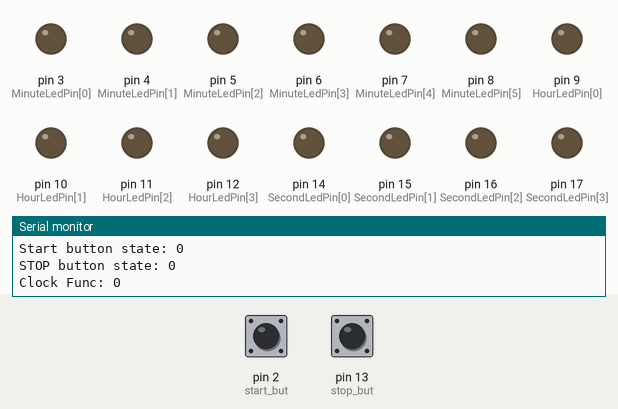
Simulated run of this sketch. Board: Arduino Uno, built with avr-gcc and run on an emulated ATmega328P. Shown: output pins drawn as LEDs (lit = HIGH), the last lines printed to the serial monitor. Dashed ring = blinking. The inputs (shaded band) are chosen by the test bench; at power-on: pin 2 (start_but) LOW, pin 13 (stop_but) LOW.

Above: at 2.8 s.
2.9 s: pin 2 (start_but) pulled HIGH for 1.2 s
At 3.4 s:
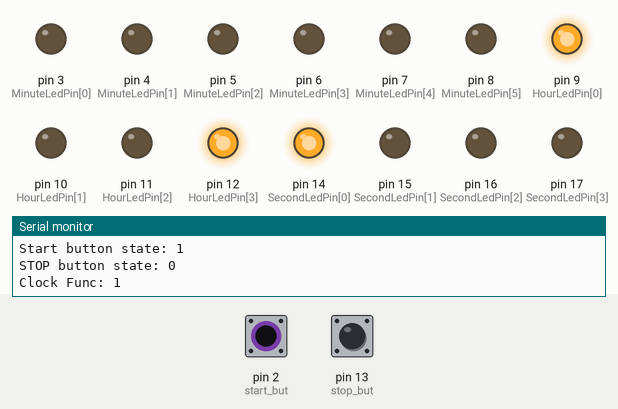
8.2 s: pin 13 (stop_but) pulled HIGH for 1.2 s
At 9.3 s:
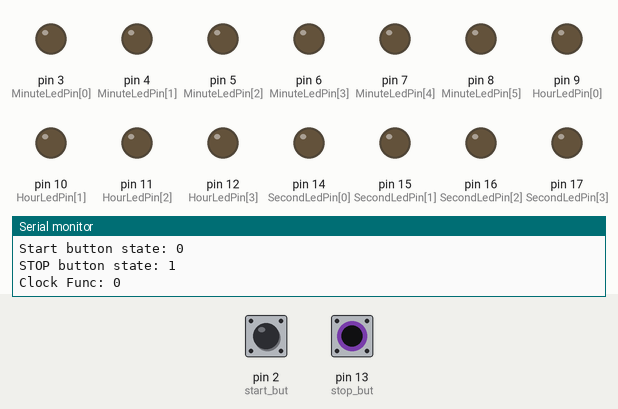
10.9 s: pin 2 (start_but) pulled HIGH for 1.2 s
At 13.7 s:
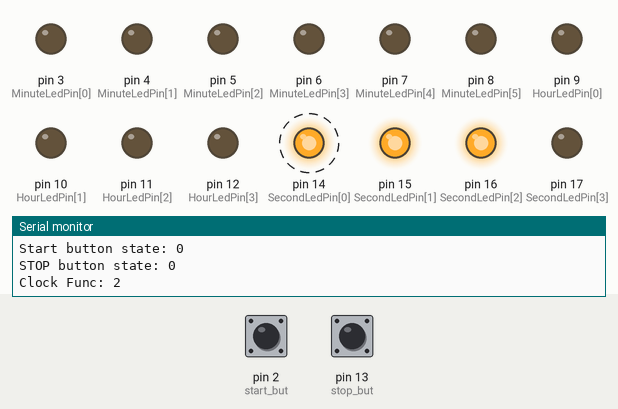
16.2 s: pin 13 (stop_but) pulled HIGH for 3.2 s
At 18.0 s:
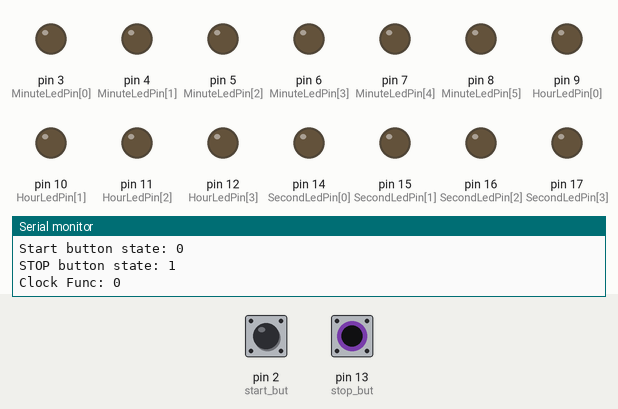
20.9 s: pin 2 (start_but) pulled HIGH for 3.2 s
At 21.8 s:
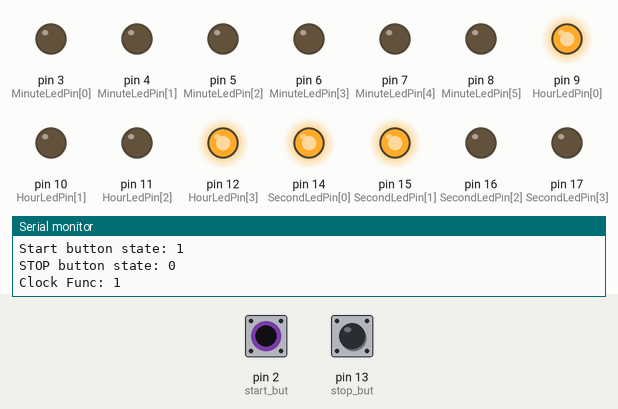
26.5 s: pin 2 (start_but) driven HIGH and pin 13 (stop_but) driven HIGH
At 28.8 s:
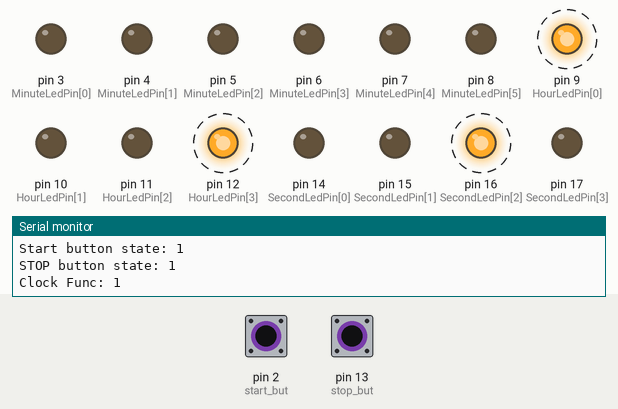
Timing chart, 0 to 35.5 s (numbered marks = the images above; inputs shaded):
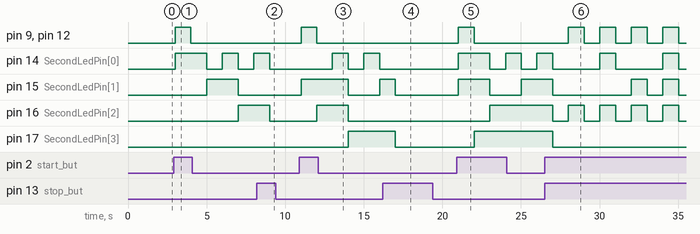

The sketch:

Binary_Clock_and_Stopwatch_Using_Arduino.ino
```cpp
int SecondLedPin[] = {14, 15, 16, 17, 18, 19};
int MinuteLedPin[] = {3, 4, 5, 6, 7, 8};

int HourLedPin[] = {9, 10, 11, 12};

const int start_but = 2;
const int stop_but = 13;

int start_state = 0;
int but_1_state;
int but_2_state;

int clock_func = 0;


int SecondCount = 0;
int MinuteCount = 0;
int HourCount = 9;

int stopwatch_sec = 0;

#define nBitsSec sizeof(SecondLedPin)/sizeof(SecondLedPin[0])
#define nBitsMin sizeof(MinuteLedPin)/sizeof(MinuteLedPin[0])
#define nBitsHr sizeof(HourLedPin)/sizeof(HourLedPin[0])

void setup(void)
{
  Serial.begin(9600);
  pinMode(start_but, INPUT);
  pinMode(stop_but, INPUT);
  for (byte i = 0; i < nBitsSec; i++) {
    pinMode(SecondLedPin[i], OUTPUT);
  }

  for (byte i = 0; i < nBitsMin; i++) {
    pinMode(MinuteLedPin[i], OUTPUT);
  }

  for (byte i = 0; i < nBitsHr; i++) {
    pinMode(HourLedPin[i], OUTPUT);
  }
}


void loop(void)
{
  but_1_state = digitalRead(start_but);
  but_2_state = digitalRead(stop_but);
  Serial.print("Start button state: ");
  Serial.print(but_1_state);
  Serial.print("\n");

  Serial.print("STOP button state: ");
  Serial.print(but_2_state);
  Serial.print("\n");

  if (start_state == 0 & but_1_state == 1){

    start_state = 1;
    clock_func = 1;
  } else if (start_state == 1 & but_2_state == 1){

    start_state = 0;
    clock_func = 0;
  } else if (start_state == 1 & but_1_state == 1){
    clock_func = 2;
  }

  Serial.print("Clock Func: ");
  Serial.print(clock_func);
  Serial.print("\n");

  if (clock_func == 1){
    display_clock();
  } else if(clock_func == 0){
    digital_reset_pins_hour();
    digital_reset_pins_mins();
    digital_reset_pins_secs();
  } else if(clock_func == 2){
    digital_reset_pins_hour();
    digital_reset_pins_mins();
    digital_reset_pins_secs();
    stopwatch();
  }


  delay(1000);

}


void displaySecondBinary(byte nSec)
{
  for (byte i = 0; i < nBitsSec; i++) {
    digitalWrite(SecondLedPin[i], nSec & 1);
    nSec /= 2;
  }
}

void displayMinuteBinary(byte nMin)
{
  for (byte i = 0; i < nBitsMin; i++) {
    digitalWrite(MinuteLedPin[i], nMin & 1);
    nMin /= 2;
  }
}

void displayHourBinary(byte nHr)
{
  for (byte i = 0; i < nBitsHr; i++) {
    digitalWrite(HourLedPin[i], nHr & 1);
    nHr /= 2;
  }
}

void reset_clock(){

  int SecondCount = 0;
  int MinuteCount = 0;
  int HourCount = 9;
}

void digital_reset_pins_hour(){
  for (byte i = 0; i < nBitsHr; i++) {
    digitalWrite(HourLedPin[i], LOW);
  }
}

void digital_reset_pins_mins(){
  for (byte i = 0; i < nBitsMin; i++) {
    digitalWrite(MinuteLedPin[i], LOW);
  }
}

void digital_reset_pins_secs(){
  for (byte i = 0; i < nBitsSec; i++) {
    digitalWrite(SecondLedPin[i], LOW);
  }
}

void display_clock(){
  SecondCount = (SecondCount + 1);
  if (SecondCount > 59)
    {
      SecondCount = 0;
      MinuteCount = (MinuteCount + 1);
      if (MinuteCount > 59)
      {
        MinuteCount = 0;
        HourCount = (HourCount + 1);
        if (HourCount > 23)
        {
           SecondCount = 0;
           MinuteCount = 0;
           HourCount = 9; ;
        }
      }
    }

  displaySecondBinary(SecondCount);
  displayMinuteBinary(MinuteCount);
  displayHourBinary(HourCount);
}

void stopwatch(){
  stopwatch_sec += 1;
  displaySecondBinary(stopwatch_sec);
  if (stopwatch_sec > 59){
    stopwatch_sec = 0;
    clock_func = 1;
  }
}
```

Measured:
- after the input at 2.9 s, pin 9 (HourLedPin[0]), pin 12 (HourLedPin[3]): LOW → HIGH after 0.10 s, → LOW 1.0 s later; pin 14 (SecondLedPin[0]): goes HIGH 2.0 s, LOW 1.0 s, HIGH 1.0 s, LOW 1.0 s, then HIGH, starting after 0.10 s; pin 15 (SecondLedPin[1]): LOW → HIGH after 2.1 s, → LOW 2.0 s later; pin 16 (SecondLedPin[2]): LOW → HIGH after 4.1 s
- after the input at 8.2 s, pin 14 (SecondLedPin[0]): goes on until 9.0 s, then stays LOW; pin 15 (SecondLedPin[1]): stays LOW (without the input it goes to HIGH after 0.81 s); pin 16 (SecondLedPin[2]): HIGH → LOW after 0.81 s
- after the input at 10.9 s, pin 9 (HourLedPin[0]), pin 12 (HourLedPin[3]): LOW → HIGH after 0.11 s, → LOW 1.0 s later
- after the input at 16.2 s, pin 14 (SecondLedPin[0]): stops changing and stays LOW; pin 16 (SecondLedPin[2]): stays LOW (without the input it goes to HIGH after 1.8 s); pin 17 (SecondLedPin[3]): HIGH → LOW after 0.81 s
- after the input at 20.9 s, pin 9 (HourLedPin[0]), pin 12 (HourLedPin[3]): LOW → HIGH after 0.12 s, → LOW 1.0 s later
- after the input at 26.5 s, pin 9 (HourLedPin[0]), pin 12 (HourLedPin[3]): alternates HIGH for 1.0 s and LOW for 1.0 s, starting after 1.5 s; pin 14 (SecondLedPin[0]): alternates HIGH for 1.0 s and LOW for 3.0 s, starting after 3.5 s; pin 17 (SecondLedPin[3]): goes on until 27.0 s, then stays LOW
